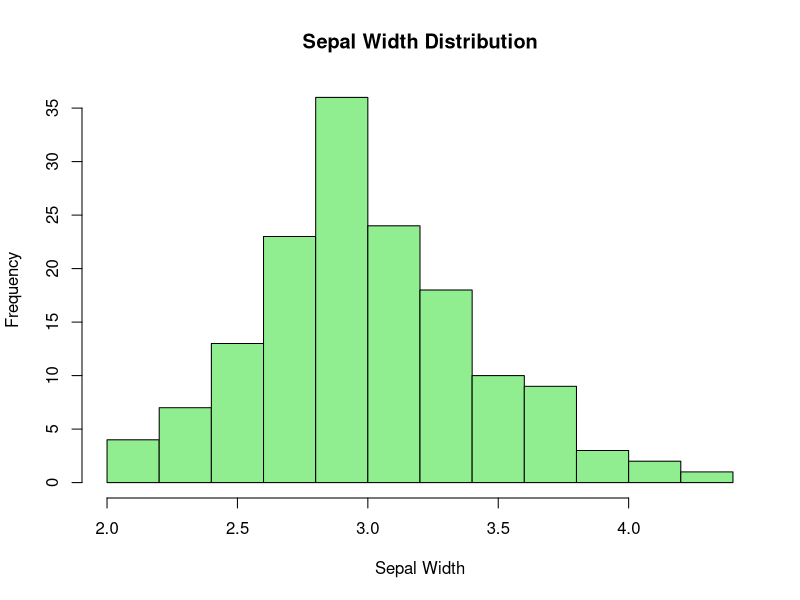
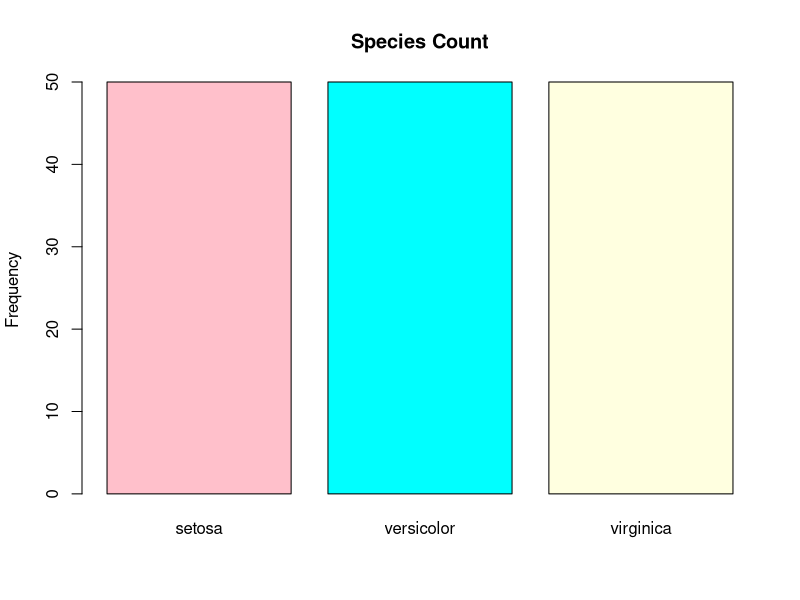
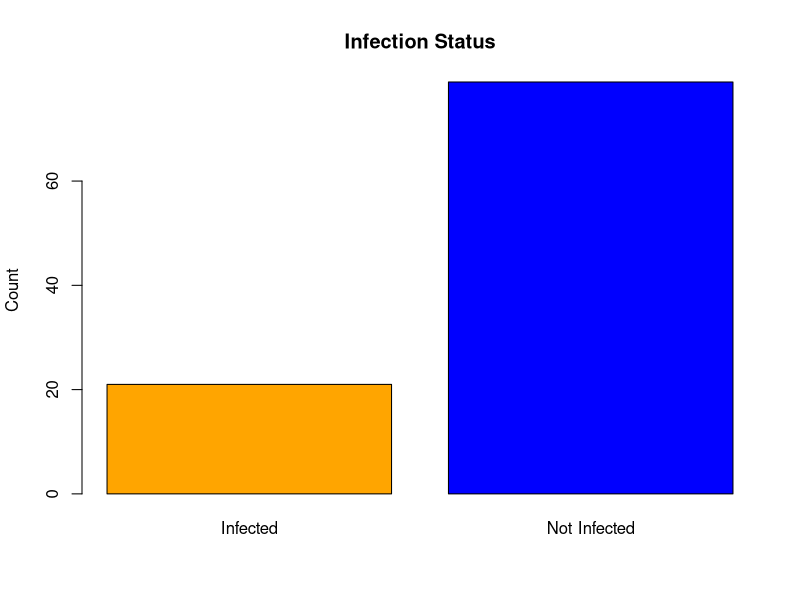

Reproduce these figures in R, in order.
## ---- chunk 1
knitr::opts_chunk$set(echo = TRUE)
## ---- chunk 2
data(iris)
## ---- chunk 3
str(iris)
## ---- chunk 4
str(iris)
## ---- chunk 5
hist(iris$Sepal.Width,
     col = "lightgreen",
     main = "Sepal Width Distribution",
     xlab = "Sepal Width")
## ---- chunk 6
barplot(table(iris$Species),
col = c("pink", "cyan", "lightyellow"),
main = "Species Count",
ylab = "Frequency")

## ---- chunk 7
set.seed(10)
infection <- sample(c("Infected", "Not Infected"),
                    size = 100,
                    replace = TRUE,
                    prob = c(0.3, 0.7))
## ---- chunk 8
barplot(table(infection),
col = c("orange", "blue"),
main = "Infection Status",
ylab = "Count")
